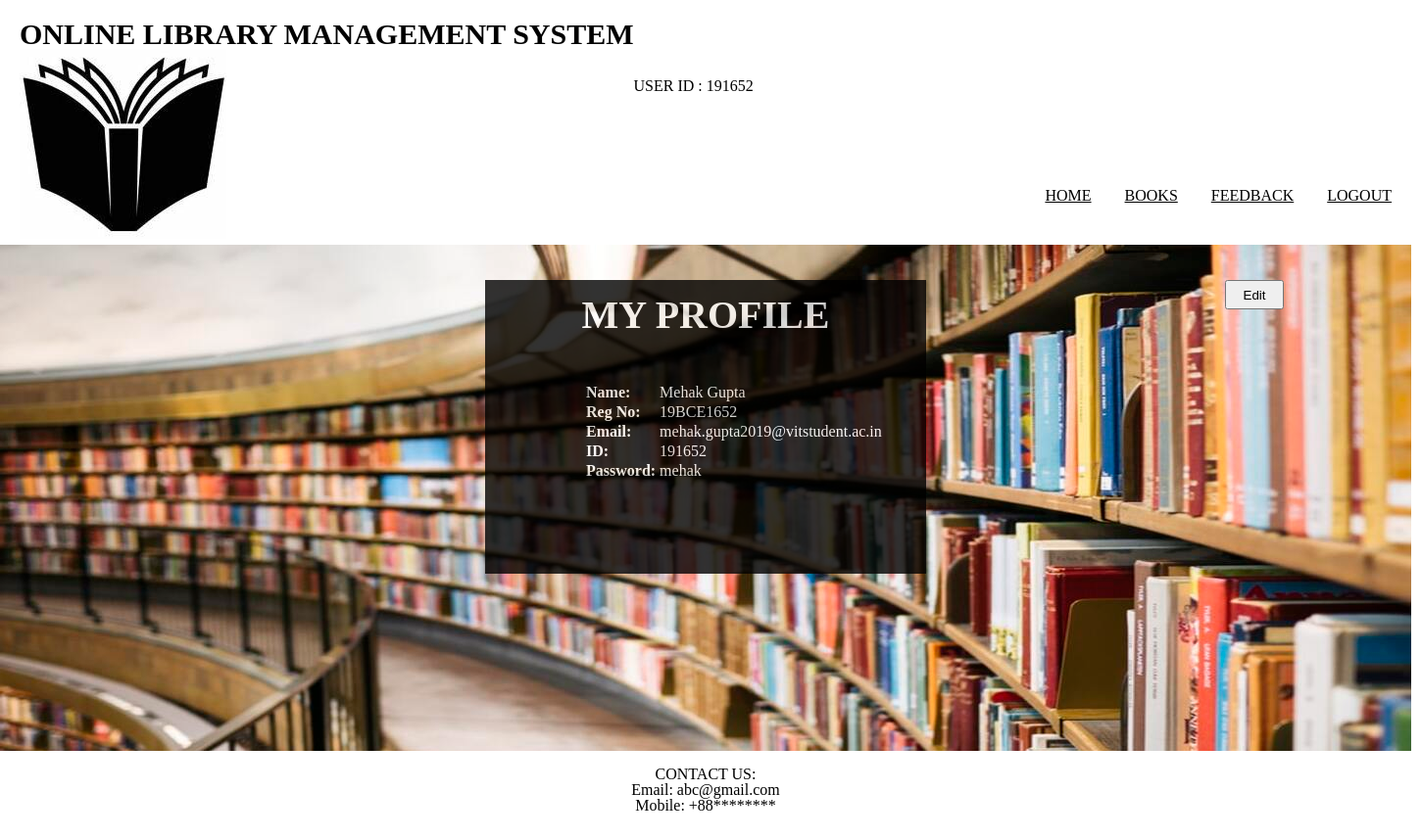
Page /profile.php (signed in) on the committed database.
### tables this page shows
CREATE TABLE `student` (
  `full` varchar(100) NOT NULL,
  `reg` varchar(100) NOT NULL,
  `email` varchar(100) NOT NULL,
  `id` varchar(100) NOT NULL,
  `pass` varchar(100) NOT NULL
);

### profile.php (the view, shortened to what this page needs)
<!DOCTYPE html>
<html>
<head>
	<link rel="stylesheet" type="text/css" href="style.css">
</head>
<body>
	<div class="wrapper">
		<header>
		<div class="logo">
			<h1 style="color: black;font-size: 30px;">ONLINE LIBRARY MANAGEMENT SYSTEM</h1>
			<img src="images/logo.jpeg">
		</div>
		<?php
		if(isset($_SESSION['aid']))
		{
			?>
			<br><br><br><br><br>
			<div>
				<?php
					echo "USER ID : ".$_SESSION['aid'];
			?>
				<nav>
					<ul>
						<li><a href="index.php">HOME</a></li>
						<li><a href="books.php">BOOKS</a></li>
						<li><a href="req.php">ISSUE-BOOKS</a></li>
						<li><a href="sinfo.php">STUDENT-INFO</a></li>
						<li><a href="feedback.php">FEEDBACK</a></li>
						<li><a href="logout.php">LOGOUT</a></li>
					</ul>
				</nav>
				<?php
		}
		elseif(isset($_SESSION['id']))
		{
			?>
			<br><br><br><br><br>
			<div>
				<?php
					echo "USER ID : ".$_SESSION['id'];
				?>
				<nav>
					<ul>
						<li><a href="index.php">HOME</a></li>
						<li><a href="books.php">BOOKS</a></li>
						<li><a href="feedback.php">FEEDBACK</a></li>
						<li><a href="logout.php">LOGOUT</a></li>
					</ul>
				</nav>
			<?php
		}
			 ?>
		</header>
		<section>
			<br>
			<div class="container">
				<form action="" method="post">
					<button name="submit1" style="float:right">Edit</button>
				</form>
			<div class="box">
 					<?php
 					if(isset($_SESSION['aid']))
 					{
					$q=mysqli_query($db,"SELECT * FROM admin WHERE aid='$_SESSION[aid]';");
				?>
					<br>
					<h2 style="text-align: center; color: white;font-size: 40px">My Profile</h2><br><br><br>
					<div style="padding-left: 100px;">
				<?php
						$row=mysqli_fetch_assoc($q);
						echo "<table class='table table-bordered'>";
	 					echo "<tr style='color: white;'>";
	 						echo "<td>";
	 							echo "<b> Name: </b>";
	 						echo "</td>";
	 						echo "<td>";
	 							echo $row['full'];
	 						echo "</td>";
	 					echo "</tr>";
	 					echo "<tr style='color:white;'>";
	 						echo "<td>";
	 							echo "<b> Reg No: </b>";
	 						echo "</td>";
	 						echo "<td>";
	 							echo $row['reg'];
	 						echo "</td>";
	 					echo "</tr>";
	 					echo "<tr style='color:white;'>";
	 						echo "<td>";
	 							echo "<b> Email: </b>";
	 						echo "</td>";
	 						echo "<td>";
	 							echo $row['email'];
	 						echo "</td>";
	 					echo "</tr>";
	 					echo "<tr style='color:white;'>";
	 						echo "<td>";
	 							echo "<b> ID: </b>";
	 						echo "</td>";
	 						echo "<td>";
	 							echo $row['aid'];
	 						echo "</td>";
	 					echo "</tr>";
	 					echo "<tr style='color:white;'>";
	 						echo "<td>";
	 							echo "<b> Password: </b>";
	 						echo "</td>";
	 						echo "<td>";
	 							echo $row['pass'];
	 						echo "</td>";
	 					echo "</tr>";
						echo "</table>";
					}
					elseif(isset($_SESSION['id']))
					{
					$q=mysqli_query($db,"SELECT * FROM student WHERE id='$_SESSION[id]';");
					?>
						<br>
						<h2 style="text-align: center; color: white;font-size: 40px">MY PROFILE</h2><br><br><br>
						<div style="padding-left: 100px;">
				<?php
						$row=mysqli_fetch_assoc($q);
						echo "<table class='table table-bordered'>";
	 					echo "<tr style='color: white;'>";
	 						echo "<td>";
	 							echo "<b> Name: </b>";
	 						echo "</td>";
	 						echo "<td>";
	 							echo $row['full'];
	 						echo "</td>";
	 					echo "</tr>";
	 					echo "<tr style='color:white;'>";
	 						echo "<td>";
	 							echo "<b> Reg No: </b>";
	 						echo "</td>";
	 						echo "<td>";
	 							echo $row['reg'];
	 						echo "</td>";
	 					echo "</tr>";
	 					echo "<tr style='color:white;'>";
	 						echo "<td>";
	 							echo "<b> Email: </b>";
	 						echo "</td>";
	 						echo "<td>";
	 							echo $row['email'];
	 						echo "</td>";
	 					echo "</tr>";
	 					echo "<tr style='color:white;'>";
	 						echo "<td>";
	 							echo "<b> ID: </b>";
	 						echo "</td>";
	 						echo "<td>";
	 							echo $row['id'];
	 						echo "</td>";
	 					echo "</tr>";
	 					echo "<tr style='color:white;'>";
	 						echo "<td>";
	 							echo "<b> Password: </b>";
	 						echo "</td>";
	 						echo "<td>";
	 							echo $row['pass'];
	 						echo "</td>";
	 					echo "</tr>";
						echo "</table>";
					}
				?>
			</div>
			</div>
		</div>
		</section>
		<footer>
			<p style="color:black;  text-align: center; ">
				<br>
				CONTACT US:<br>
				Email: abc@gmail.com <br>
				Mobile: +88********
			</p>
		</footer>
	</div>
</body>
</html>

### style.css (style rules this page uses)
html, body, div, span, object, iframe, h1, h2, h3, h4, h5, h6, p, blockquote, pre, abbr, address, cite, code, del, dfn, em, img, ins, kbd, q, samp, small, strong, sub, sup, var, b, i, dl, dt, dd, ol, ul, li, fieldset, form, label, legend, caption, tbody, tfoot, thead, article, aside, canvas, details, figcaption, figure, footer, header, hgroup, menu, nav, section, summary, time, mark, audio, video { margin:0; padding:0; border:0; outline:0; font-size:100%; vertical-align:baseline; background:transparent; }
body { line-height:1; }
article,aside,details,figcaption,figure, footer,header,hgroup,menu,nav,section { display:block; }
nav ul { list-style:none; }
a { margin:0; padding:0; font-size:100%; vertical-align:baseline; background:transparent; }
.wrapper { height: 837px; width:1440px; background-color: white; }
header { height: 250px; width: 1440px; background-color: white; }
section { height: 517px; width: 1440px; background-color: white; background-image: url(images/bg.jpg); }
footer { height: 90px; width: 1440px; background-color: white; }
.logo { float: left; padding-left: 20px; padding-top: 20px; }
li a { color: black; }
nav { float: right; word-spacing: 30px; padding: 20px; padding-top: 80px; }
nav li { display: inline-block; line-height: 80px; }
.box { height: 300px; width: 450px; background-color: black; margin:20px auto; opacity: 0.8; }
button { height:30px; width: 60px; margin: auto 130px; }
p { margin: auto 170px; }

### rows in the picture
student: full "Mehak Gupta", reg "19BCE1652", email "mehak.gupta2019@vitstudent.ac.in", id "191652", pass "mehak"

### other values in the picture
$_SESSION['id'] "191652"
